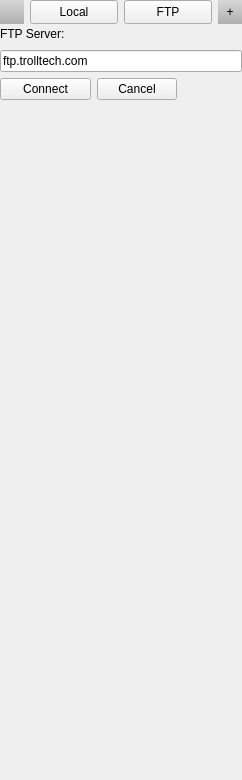
<?xml version="1.0" encoding="UTF-8"?>
<ui version="4.0">
 <class>filesystem</class>
 <widget class="QWidget" name="filesystem">
  <property name="geometry">
   <rect>
    <x>0</x>
    <y>0</y>
    <width>242</width>
    <height>780</height>
   </rect>
  </property>
  <property name="minimumSize">
   <size>
    <width>0</width>
    <height>0</height>
   </size>
  </property>
  <property name="windowTitle">
   <string>Form</string>
  </property>
  <widget class="QWidget" name="layoutWidget">
   <property name="geometry">
    <rect>
     <x>0</x>
     <y>0</y>
     <width>242</width>
     <height>780</height>
    </rect>
   </property>
   <layout class="QGridLayout" name="gridLayout_7">
    <property name="spacing">
     <number>0</number>
    </property>
    <item row="1" column="0">
     <layout class="QGridLayout" name="gridLayout_2">
      <property name="sizeConstraint">
       <enum>QLayout::SetMinimumSize</enum>
      </property>
      <property name="leftMargin">
       <number>0</number>
      </property>
      <property name="rightMargin">
       <number>0</number>
      </property>
      <property name="spacing">
       <number>6</number>
      </property>
      <item row="0" column="3">
       <widget class="QPushButton" name="_ftpButton">
        <property name="minimumSize">
         <size>
          <width>0</width>
          <height>24</height>
         </size>
        </property>
        <property name="maximumSize">
         <size>
          <width>16777215</width>
          <height>24</height>
         </size>
        </property>
        <property name="styleSheet">
         <string notr="true">border-style: solid;
background-color: qlineargradient(spread:pad, x1:0, y1:1, x2:0, y2:0, stop:0 rgba(175, 175, 175, 255), stop:1 rgba(215, 215, 215, 255));

QPushButton::menu-indicator {
	image: url(:/icons/icons/menu_arrow.png);
}</string>
        </property>
        <property name="text">
         <string>FTP</string>
        </property>
        <property name="icon">
         <iconset resource="resources.qrc">
          <normaloff>:/icons/icons/connect_to_network.png</normaloff>:/icons/icons/connect_to_network.png</iconset>
        </property>
       </widget>
      </item>
      <item row="0" column="0">
       <widget class="QPushButton" name="_updir">
        <property name="sizePolicy">
         <sizepolicy hsizetype="Fixed" vsizetype="Fixed">
          <horstretch>0</horstretch>
          <verstretch>0</verstretch>
         </sizepolicy>
        </property>
        <property name="minimumSize">
         <size>
          <width>24</width>
          <height>24</height>
         </size>
        </property>
        <property name="maximumSize">
         <size>
          <width>24</width>
          <height>24</height>
         </size>
        </property>
        <property name="styleSheet">
         <string notr="true">border-style: solid;
background-color: qlineargradient(spread:pad, x1:0, y1:1, x2:0, y2:0, stop:0 rgba(175, 175, 175, 255), stop:1 rgba(215, 215, 215, 255));


</string>
        </property>
        <property name="text">
         <string/>
        </property>
        <property name="icon">
         <iconset resource="resources.qrc">
          <normaloff>:/icons/icons/previous.png</normaloff>:/icons/icons/previous.png</iconset>
        </property>
        <property name="flat">
         <bool>false</bool>
        </property>
       </widget>
      </item>
      <item row="0" column="5">
       <widget class="QPushButton" name="_new">
        <property name="sizePolicy">
         <sizepolicy hsizetype="Fixed" vsizetype="Fixed">
          <horstretch>0</horstretch>
          <verstretch>0</verstretch>
         </sizepolicy>
        </property>
        <property name="minimumSize">
         <size>
          <width>24</width>
          <height>24</height>
         </size>
        </property>
        <property name="maximumSize">
         <size>
          <width>24</width>
          <height>24</height>
         </size>
        </property>
        <property name="styleSheet">
         <string notr="true">border-style: solid;
background-color: qlineargradient(spread:pad, x1:0, y1:1, x2:0, y2:0, stop:0 rgba(175, 175, 175, 255), stop:1 rgba(215, 215, 215, 255));

</string>
        </property>
        <property name="text">
         <string>+</string>
        </property>
       </widget>
      </item>
      <item row="0" column="1">
       <widget class="QPushButton" name="_localButton">
        <property name="minimumSize">
         <size>
          <width>0</width>
          <height>24</height>
         </size>
        </property>
        <property name="maximumSize">
         <size>
          <width>16777215</width>
          <height>24</height>
         </size>
        </property>
        <property name="styleSheet">
         <string notr="true">border-style: solid;
background-color: qlineargradient(spread:pad, x1:0, y1:1, x2:0, y2:0, stop:0 rgba(175, 175, 175, 255), stop:1 rgba(215, 215, 215, 255));

QPushButton::menu-indicator {
	image: url(:/icons/icons/menu_arrow.png);
}</string>
        </property>
        <property name="text">
         <string>Local</string>
        </property>
        <property name="icon">
         <iconset resource="resources.qrc">
          <normaloff>:/icons/icons/hdd_unmount.png</normaloff>:/icons/icons/hdd_unmount.png</iconset>
        </property>
       </widget>
      </item>
     </layout>
    </item>
    <item row="2" column="0">
     <widget class="QStackedWidget" name="_browsersStack">
      <property name="currentIndex">
       <number>2</number>
      </property>
      <widget class="QWidget" name="_localPage">
       <layout class="QGridLayout" name="gridLayout_4">
        <property name="margin">
         <number>0</number>
        </property>
        <item row="0" column="0">
         <widget class="QTreeView" name="_localBrowser">
          <property name="frameShape">
           <enum>QFrame::NoFrame</enum>
          </property>
          <property name="dragEnabled">
           <bool>true</bool>
          </property>
          <property name="dragDropMode">
           <enum>QAbstractItemView::DragDrop</enum>
          </property>
          <property name="alternatingRowColors">
           <bool>true</bool>
          </property>
          <property name="headerHidden">
           <bool>true</bool>
          </property>
         </widget>
        </item>
       </layout>
      </widget>
      <widget class="QWidget" name="_ftpPage">
       <layout class="QGridLayout" name="gridLayout_3">
        <property name="margin">
         <number>0</number>
        </property>
        <item row="0" column="0">
         <widget class="QTreeWidget" name="_ftpBrowser">
          <property name="frameShape">
           <enum>QFrame::NoFrame</enum>
          </property>
          <property name="dragEnabled">
           <bool>true</bool>
          </property>
          <property name="dragDropMode">
           <enum>QAbstractItemView::DragDrop</enum>
          </property>
          <property name="alternatingRowColors">
           <bool>true</bool>
          </property>
          <property name="selectionBehavior">
           <enum>QAbstractItemView::SelectRows</enum>
          </property>
          <property name="rootIsDecorated">
           <bool>false</bool>
          </property>
          <property name="headerHidden">
           <bool>true</bool>
          </property>
          <property name="expandsOnDoubleClick">
           <bool>false</bool>
          </property>
          <property name="columnCount">
           <number>1</number>
          </property>
          <column>
           <property name="text">
            <string>1</string>
           </property>
          </column>
         </widget>
        </item>
        <item row="1" column="0">
         <widget class="QPushButton" name="_disconnect">
          <property name="text">
           <string>Disconnect</string>
          </property>
         </widget>
        </item>
        <item row="2" column="0">
         <widget class="QLabel" name="_ftpStatusLabel">
          <property name="text">
           <string>Status</string>
          </property>
         </widget>
        </item>
       </layout>
      </widget>
      <widget class="QWidget" name="_ftpConnectPage">
       <layout class="QGridLayout" name="gridLayout_8">
        <property name="margin">
         <number>0</number>
        </property>
        <property name="spacing">
         <number>0</number>
        </property>
        <item row="0" column="0">
         <layout class="QGridLayout" name="gridLayout_5">
          <property name="spacing">
           <number>6</number>
          </property>
          <item row="0" column="0">
           <layout class="QHBoxLayout" name="horizontalLayout">
            <item>
             <widget class="QLabel" name="_ftpServerLabel">
              <property name="sizePolicy">
               <sizepolicy hsizetype="Fixed" vsizetype="Preferred">
                <horstretch>0</horstretch>
                <verstretch>0</verstretch>
               </sizepolicy>
              </property>
              <property name="minimumSize">
               <size>
                <width>71</width>
                <height>0</height>
               </size>
              </property>
              <property name="maximumSize">
               <size>
                <width>71</width>
                <height>16777215</height>
               </size>
              </property>
              <property name="text">
               <string>FTP Server:</string>
              </property>
             </widget>
            </item>
            <item>
             <spacer name="horizontalSpacer">
              <property name="orientation">
               <enum>Qt::Horizontal</enum>
              </property>
              <property name="sizeHint" stdset="0">
               <size>
                <width>40</width>
                <height>20</height>
               </size>
              </property>
             </spacer>
            </item>
           </layout>
          </item>
          <item row="1" column="0">
           <widget class="QLineEdit" name="_ftpServerLineEdit">
            <property name="text">
             <string>ftp.trolltech.com</string>
            </property>
           </widget>
          </item>
          <item row="2" column="0">
           <layout class="QHBoxLayout" name="horizontalLayout_2">
            <item>
             <widget class="QPushButton" name="_connect">
              <property name="sizePolicy">
               <sizepolicy hsizetype="Fixed" vsizetype="Fixed">
                <horstretch>0</horstretch>
                <verstretch>0</verstretch>
               </sizepolicy>
              </property>
              <property name="minimumSize">
               <size>
                <width>91</width>
                <height>0</height>
               </size>
              </property>
              <property name="maximumSize">
               <size>
                <width>91</width>
                <height>16777215</height>
               </size>
              </property>
              <property name="text">
               <string>Connect</string>
              </property>
             </widget>
            </item>
            <item>
             <widget class="QPushButton" name="_cancel">
              <property name="text">
               <string>Cancel</string>
              </property>
             </widget>
            </item>
            <item>
             <spacer name="horizontalSpacer_2">
              <property name="orientation">
               <enum>Qt::Horizontal</enum>
              </property>
              <property name="sizeHint" stdset="0">
               <size>
                <width>40</width>
                <height>20</height>
               </size>
              </property>
             </spacer>
            </item>
           </layout>
          </item>
          <item row="3" column="0">
           <spacer name="verticalSpacer">
            <property name="orientation">
             <enum>Qt::Vertical</enum>
            </property>
            <property name="sizeHint" stdset="0">
             <size>
              <width>238</width>
              <height>40</height>
             </size>
            </property>
           </spacer>
          </item>
         </layout>
        </item>
       </layout>
      </widget>
     </widget>
    </item>
   </layout>
  </widget>
 </widget>
 <resources>
  <include location="resources.qrc"/>
 </resources>
 <connections/>
</ui>
